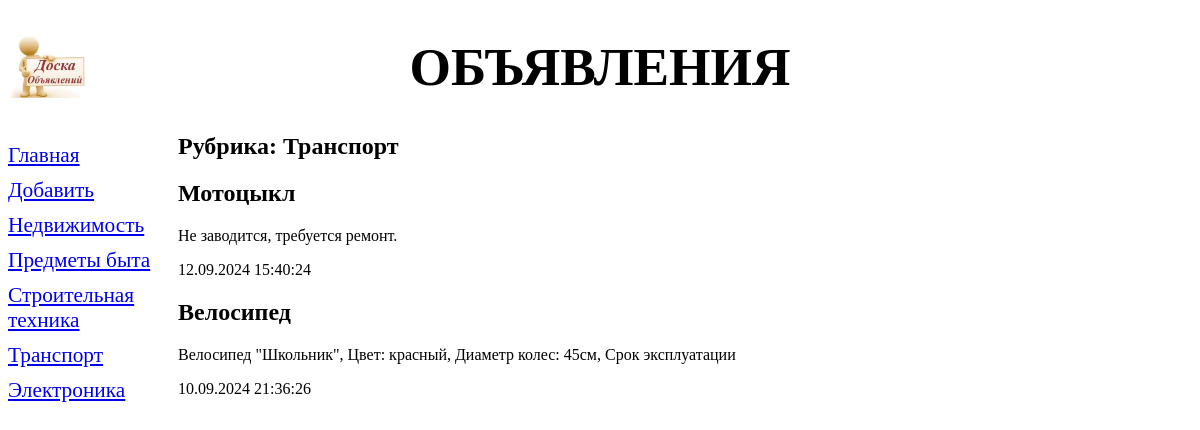
The page /bboard/2/ on the database its author committed.
### bboard/models.py (models this page shows, shortened)
class Rubric(models.Model):
    name = models.CharField(
        max_length=20, db_index=True, verbose_name='Название')
    class Meta:
        verbose_name_plural = 'Рубрики'
        verbose_name = 'Рубрика'
        ordering = ['name']

class Bb(models.Model):
    title = models.CharField(max_length=50, verbose_name='Товар')
    content = models.TextField(verbose_name='Описание')
    price = models.FloatField(verbose_name='Цена')
    published = models.DateTimeField(
        auto_now_add=True, db_index=True, verbose_name='Опубликовано')
    rubric = models.ForeignKey(
        'Rubric', null=True, on_delete=models.PROTECT, verbose_name='Рубрика')
    class Meta:
        verbose_name_plural = 'Объявления'
        verbose_name = 'Объявление'
        ordering = ['-published']

### bboard/views.py (the view)
# urls.py: path('<int:rubric_id>/', rubric_bbs, name='rubric_bbs'),
def rubric_bbs(request, rubric_id):
    bbs = Bb.objects.filter(rubric=rubric_id)
    rubrics = Rubric.objects.all()
    current_rubric = Rubric.objects.get(pk=rubric_id)
    context = {
        'bbs': bbs,
        'rubrics': rubrics,
        'current_rubric': current_rubric
    }
    return render(request, 'bboard/rubric_bbs.html', context)

### bboard/templates/bboard/rubric_bbs.html (shortened to what this page needs)
{% extends 'layout/basic.html' %}
{% block content %}
  <h2>Рубрика: {{ current_rubric.name }}</h2>
  {% for bb in bbs %}
    <div>
      <h2>{{ bb.title }}</h2>
      <p>{{ bb.content }}</p>
      <p>{{ bb.published|date:'d.m.Y H:i:s' }}</p>
    </div>
  {% endfor %}
{% endblock %}

### bboard/templates/layout/basic.html (shortened to what this page needs)
{% load static %}
<!DOCTYPE html>
<html>
  <head>
    <link rel="stylesheet" type="text/css" href="{% static 'bboard/style.css' %}" />
  </head>
  <body>
    <header>
      <h1>Объявления</h1>
    </header>
    <nav>
      <a href="{% url 'index' %}">Главная</a>
      <a href="{% url 'add' %}">Добавить</a>
      {% for rubric in rubrics %}
        <a href="{% url 'rubric_bbs' rubric.pk %}">{{ rubric.name }}</a>
      {% endfor %}
    </nav>
    <main>
      {% block content %}
      {% endblock %}
    </main>
  </body>
</html>

### bboard/static/bboard/style.css (style rules this page uses)
header h1 { font-size: 40pt; text-transform: uppercase; text-align: center; background: url("bg.jpg") left / auto 100% no-repeat; }
nav { font-size: 16pt; width: 150px; float: left; }
nav a { display: block; margin: 10px 0px; }
main { margin-left: 170px; }

### rows shown on the page
Rubric: name "Недвижимость"
Rubric: name "Предметы быта"
Rubric: name "Строительная техника"
Rubric: name "Транспорт"
Rubric: name "Электроника"
Bb: title "Мотоцыкл", content "Не заводится, требуется ремонт.", published "12.09.2024 15:40:24"
Bb: title "Велосипед", content "Велосипед \"Школьник\", Цвет: красный, Диаметр колес: 45см, Срок эксплуатации", published "10.09.2024 21:36:26"
